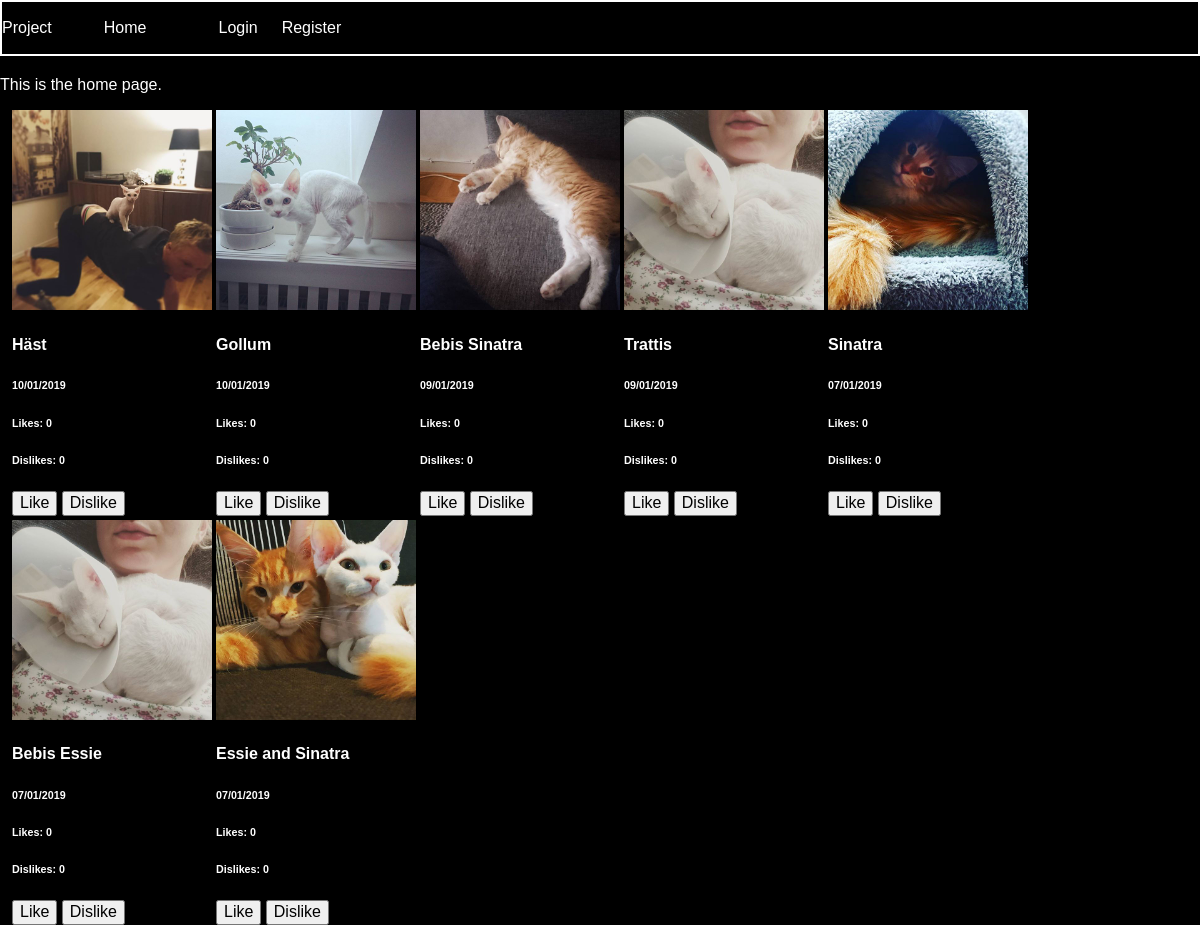
Before: / with the older database file.
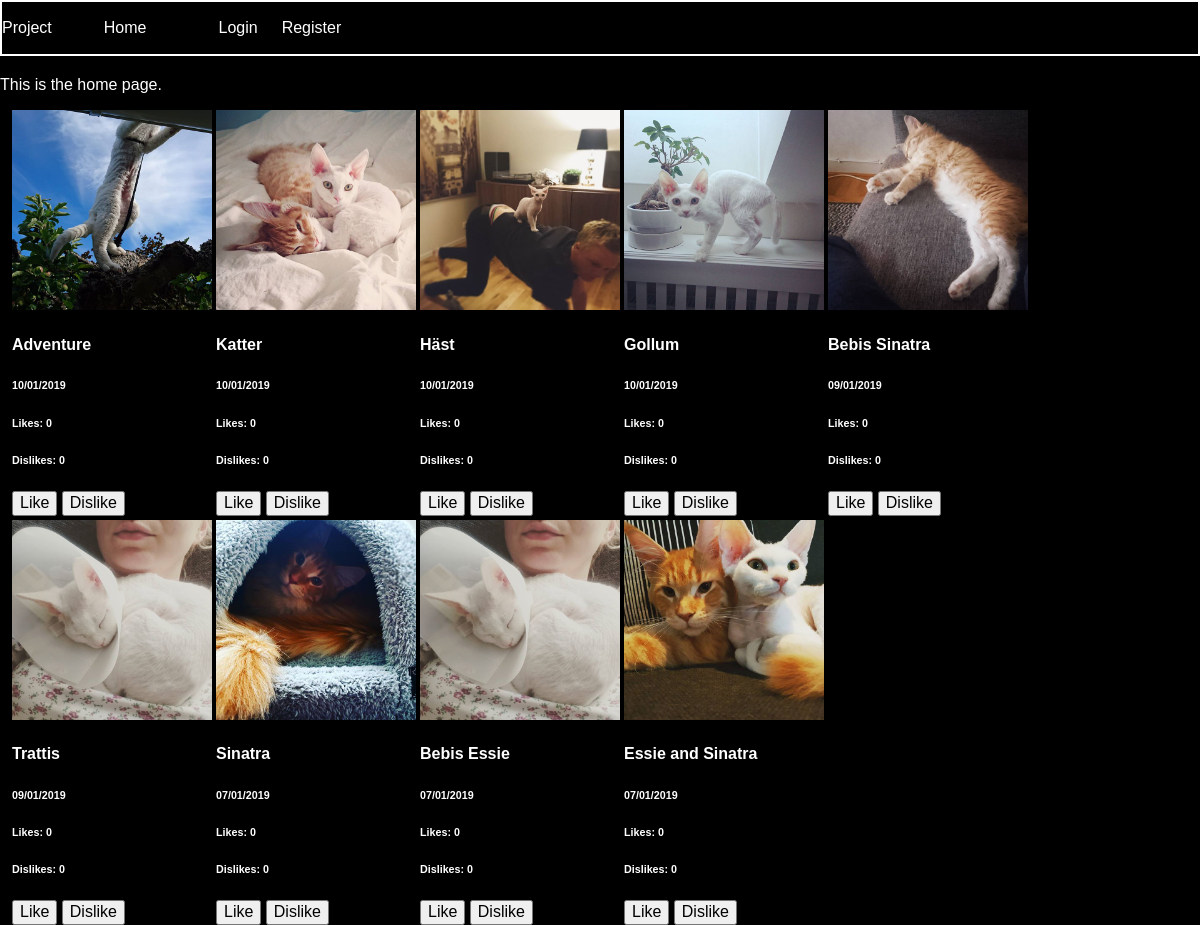
After: the same page with the newer database file.
### tables this page shows
CREATE TABLE "posts" (
	`post_id`	INTEGER PRIMARY KEY AUTOINCREMENT,
	`description`	TEXT,
	`image_url`	TEXT,
	`user_id`	INTEGER,
	`date`	INTEGER
);

### app/config.php (called while the page is built, shortened)
<?php
return [
    'title' => 'Project',
    'database_path' => sprintf('sqlite:%s/database/photoify.db', __DIR__),
];

### app/autoload.php (called while the page is built, shortened)
<?php
require __DIR__.'/database/database-functions.php';
$config = require __DIR__.'/config.php';

### app/database/database-functions.php (called while the page is built, shortened)
<?php
function connectToDB(){
    $config = require dirname(__DIR__).'/config.php';
    $pdo = new PDO($config['database_path']);
    return $pdo;
}
function getAllPosts(){
    $pdo = connectToDB();
   $allPostsStatement = $pdo->prepare('SELECT * FROM posts ORDER BY date DESC');
   $allPostsStatement->execute();
   $allPosts = $allPostsStatement->fetchAll(PDO::FETCH_ASSOC);
   return $allPosts;
}

### feed.php (the view)
<?php
$posts = getAllPosts();
?>
<?php
    foreach ($posts as $post) :
    ?>
<div class="post">
    <img class="post-image" src="<?= $post['image_url']?>" alt="image">
    <h4>
        <?= $post['description']?>
    </h4>
    <h6>
        <?= date('d/m/Y', $post['date']);?>
    </h6>
    <h6 class="likes">Likes: 0</h6>
    <h6 class="dislikes">Dislikes: 0</h6>
    <div>
        <button class="like-button">Like</button>
        <button class="dislike-button">Dislike</button>
    </div>
</div>
<?php endforeach ?>

### views/header.php (shortened to what this page needs)
<?php
require __DIR__.'/../app/autoload.php';
?>
<!DOCTYPE html>
<html lang="en">
<head>
    <link rel="stylesheet" href="./assets/styles/main.css">
    <link rel="stylesheet" href="./assets/styles/normalize.css">
</head>
<body>
    <?php require __DIR__.'/navigation.php'; ?>
    <div class="container py-5">

### views/navigation.php (shortened to what this page needs)
<nav class="navbar navbar-expand-lg navbar-dark bg-primary  ">
    <a class="navbar-brand" href="#">
        <?php echo $config['title']; ?></a>
    <ul class="navbar-nav">
        <li class="nav-item">
            <a class="nav-link <?php if($_SERVER['PHP_SELF'] === "/index.php"){echo 'active' ;};?>"
                href="./index.php">Home</a>
        </li>
        <li class="nav-item">
            <a class="nav-link <?php if($_SERVER['PHP_SELF'] === "/login-page.php"){echo 'active' ;};?>" href="
                <?php if(isset($loggedInUser)){echo "./app/users/logout.php";} else{echo "./login-page.php";};?>">
                <?php if(isset($loggedInUser)){echo "Logout";} else{echo "Login";};?></a>
        </li>
        <li class="nav-item">
            <a class="nav-link <?php if($_SERVER['PHP_SELF'] === "/register-page.php"){echo 'active' ;};?>" href="
                <?php if(!isset($loggedInUser)){echo "./register-page.php";};?>">
                <?php if(!isset($loggedInUser)){echo "Register";};?></a>
        </li>
    </ul>
</nav>

### index.php (shortened to what this page needs)
<?php require __DIR__.'/views/header.php'; ?>
<p>This is the home page.</p>
<div class="post-feed">
    <?php require __DIR__.'/feed.php'; ?>
</div>
<?php require __DIR__.'/views/footer.php'; ?>

### views/footer.php (shortened to what this page needs)
</div>
</body>
</html>

### assets/styles/main.css (style rules this page uses)
* { box-sizing: border-box; }
body { width: 100vw; margin: 0; background-color: black; color: white; font-family: sans-serif; }
.navbar { width: 100vw; height: 56px; border: 2px solid white; display: flex; flex-direction: row; align-items: center; }
.navbar-nav { display: flex; flex-direction: row; }
.nav-item { margin: 1vw; }
.post-feed { width: 98vw; margin: auto; display: grid; grid-gap: 4px; grid-template-columns: repeat(auto-fill, minmax(100px, 200px)); }
.post-image { width: 100%; }
a { color: white; text-decoration: none; }
ul { list-style: none; }

Changed rows visible on the page:
added posts: image_url (picture), description "Adventure", date "10/01/2019"
added posts: image_url (picture), description "Katter", date "10/01/2019"
